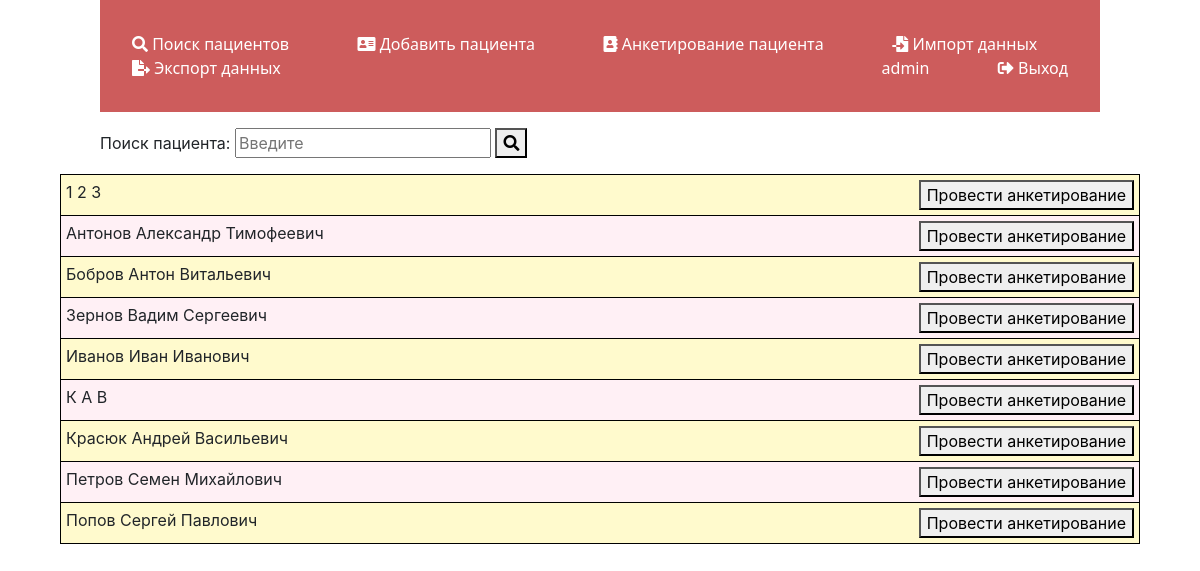
The app's page /api/v1/amscapp/ (signed in) with its own data.
### amscapp/models.py (models this page shows, shortened)
class Patient(models.Model):
    class ChoiceSEX(models.TextChoices):
        MAN = 'Мужской', 'Мужской'
        WOMAN = 'Женский', 'Женский'
    class ChoiceNation(models.TextChoices):
        RU = 'Русские', 'Русские'
        UA = 'Украинцы', 'Украинцы'
        GE = 'Немцы', 'Немцы'
        KZ = 'Казахи', 'Казахи'
        BL = 'Белорусы', 'Белорусы'
        ALT = 'Алтайцы', 'Алтайцы'
        KU = 'Кумандинцы', 'Кумандинцы'
        TA = 'Татары', 'Татары'
        OT = 'Другая', 'Другая'
    name = models.CharField('ФИО', max_length=100)
    date_of_birth = models.DateField('Дата рождения')
    sex = models.CharField('Пол пациента', max_length=7, choices=ChoiceSEX.choices, default=1)
    insurance = models.CharField('Страховая организация', max_length=100, blank=True)
    policy = models.CharField('Страховое свидетельство', max_length=100, blank=True)
    address = models.CharField('Домашний адрес', max_length=100, blank=True)
    number_phone = models.CharField('Номер телефона', max_length=100, blank=True)
    email = models.EmailField('Электронная почта', max_length=100, blank=True)
    parent_name = models.CharField('ФИО родителя', max_length=100, blank=True)
    parent_number_phone = models.CharField('Номер телефона родителя', max_length=100, blank=True)
    parent_email = models.EmailField('Электронная почта родителя', max_length=100, blank=True)
    nation = models.CharField('Нация пациента', max_length=10, choices=ChoiceNation.choices, default=1)
    mother_nation = models.CharField('Нация матери пациента', max_length=10, choices=ChoiceNation.choices, default=1)
    father_nation = models.CharField('Нация отца пациента', max_length=10, choices=ChoiceNation.choices, default=1)
    registration_date = models.DateField('Дата регистрации пациента', auto_now_add=True)
    class Meta:
        verbose_name = 'Пациент'
        verbose_name_plural = 'Пациенты'

### amscapp/views.py (the view)
# urls.py: path('', views.database_home, name='database_home'),
def database_home(request):
    database = Patient.objects.order_by('name')
    return render(request, 'database/database_home.html', {'database': database})

### amscapp/templates/database/database_home.html (shortened to what this page needs)
{% extends 'database/layout.html' %}
{% block body %}
<div class="search-bar">
    <search>
        <form action="{% url 'search' %}" method="get">
            <p>Поиск пациента:
                <input type="text" name="q" placeholder="Введите">
            <button type="submit">
                <span class="fa fa-search" aria-hidden="true"></span>
            </button></p>
        </form>
    </search>
</div>
<table>
    {% for el in database %}
        <tr>
            <td>
                {{ el.name }}
                <button class="buttonel">Провести анкетирование</button>
            </td>
        </tr>
    {% endfor %}
</table>
{% endblock %}

### amscapp/templates/database/layout.html (shortened to what this page needs)
<!doctype html>
{% load static %}
<html lang="ru">
<head>
    <link rel="stylesheet" href="https://cdn.jsdelivr.net/npm/bootstrap@4.6.0/dist/css/bootstrap.min.css">
    <link rel="stylesheet" href="https://use.fontawesome.com/releases/v5.8.2/css/all.css">
    <link rel="stylesheet" href="{% static '/database/css/style.css' %}">
</head>
<body>
    <aside>
            <ul>
                {% if request.user.is_authenticated %}
                <a href="{% url 'database_home' %}"><li><i class="fas fa-search"></i> Поиск пациентов</li></a>
                <a href="{% url 'add_patient' %}"><li><i class="fas fa-address-card"></i> Добавить пациента</li></a>
                <a href="{% url 'add_complaint' %}"><li><i class="fas fa-address-book"></i> Анкетирование пациента</li></a>
                <a><li><i class="fas fa-file-import"></i> Импорт данных</li></a>
                <a><li><i class="fas fa-file-export"></i> Экспорт данных</li></a>
                <exit>
                    <a><li>{{ user.username }}</li></a>
                    <a href="{% url 'exit' %}"><li><i class="fas fa-sign-out-alt"></i> Выход</li></a>
                </exit>
                {% else %}
                <a href="{% url 'register' %}"><li><i class="fas fa-user-plus"></i> Регистрация</li></a>
                <a href="{% url 'login' %}"><li><i class="fas fa-sign-in-alt"></i> Авторизация</li></a>
                {% endif %}
            </ul>
    </aside>
<main>
    {% block body %}
    {% endblock %}
</main>
</body>
</html>

### amscapp/static/database/css/style.css (style rules this page uses)
body { background: white; }
aside { color: #FFFFFF; }
ul { margin-left: 100px; margin-right: 100px; padding: 2em 0; background: #CD5C5C; // Цвет панели }
a { font-family: system-ui; text-decoration: none; padding: 2em; color: #FFFFFF; }
exit { float: right; }
li { display: inline; }
table { border-collapse: collapse; margin: 2px auto; width: 90%; }
th, td { border: solid 1px #000; padding: 5px; }
tr:nth-child(odd) { background-color: #FFFACD; }
tr:nth-child(even) { background-color: #FFF0F5; }
.buttonel { float: right; }
form { margin-left: 100px; margin-right: 100px; }

### records on screen
Patient: name "1 2 3"
Patient: name "Антонов Александр Тимофеевич"
Patient: name "Бобров Антон Витальевич"
Patient: name "Зернов Вадим Сергеевич"
Patient: name "Иванов Иван Иванович"
Patient: name "К А В"
Patient: name "Красюк Андрей Васильевич"
Patient: name "Петров Семен Михайлович"
Patient: name "Попов Сергей Павлович"

### other values on screen
{{ user.username }} "admin"
